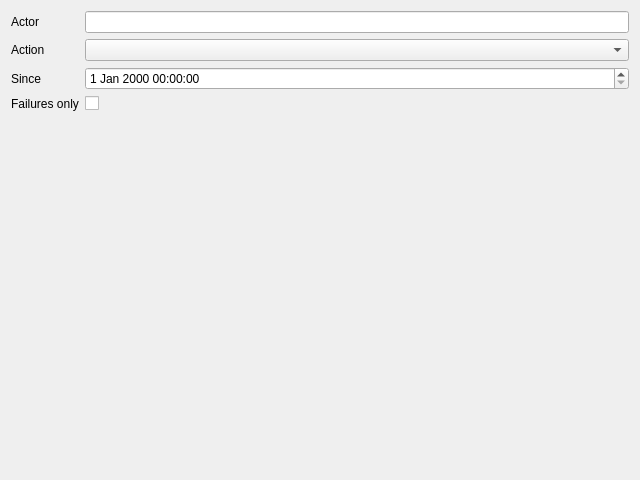
<?xml version="1.0" encoding="UTF-8"?>
<!-- SPDX-License-Identifier: MIT -->
<ui version="4.0">
 <class>AuditFilter</class>
 <widget class="QDialog" name="AuditFilter">
  <property name="geometry">
   <rect>
    <x>0</x>
    <y>0</y>
    <width>640</width>
    <height>480</height>
   </rect>
  </property>
  <property name="windowTitle">
   <string>Audit</string>
  </property>
  <layout class="QFormLayout" name="formLayout">
   <item row="0" column="0">
    <widget class="QLabel" name="label_actorEdit">
     <property name="text">
      <string>Actor</string>
     </property>
     <property name="buddy">
      <cstring>actorEdit</cstring>
     </property>
    </widget>
   </item>
   <item row="0" column="1">
    <widget class="QLineEdit" name="actorEdit"/>
   </item>
   <item row="1" column="0">
    <widget class="QLabel" name="label_actionCombo">
     <property name="text">
      <string>Action</string>
     </property>
     <property name="buddy">
      <cstring>actionCombo</cstring>
     </property>
    </widget>
   </item>
   <item row="1" column="1">
    <widget class="QComboBox" name="actionCombo"/>
   </item>
   <item row="2" column="0">
    <widget class="QLabel" name="label_sinceEdit">
     <property name="text">
      <string>Since</string>
     </property>
     <property name="buddy">
      <cstring>sinceEdit</cstring>
     </property>
    </widget>
   </item>
   <item row="2" column="1">
    <widget class="QDateTimeEdit" name="sinceEdit"/>
   </item>
   <item row="3" column="0">
    <widget class="QLabel" name="label_failuresCheck">
     <property name="text">
      <string>Failures only</string>
     </property>
     <property name="buddy">
      <cstring>failuresCheck</cstring>
     </property>
    </widget>
   </item>
   <item row="3" column="1">
    <widget class="QCheckBox" name="failuresCheck"/>
   </item>
  </layout>
 </widget>
 <tabstops>
  <tabstop>actorEdit</tabstop>
  <tabstop>actionCombo</tabstop>
  <tabstop>sinceEdit</tabstop>
  <tabstop>failuresCheck</tabstop>
 </tabstops>
</ui>
